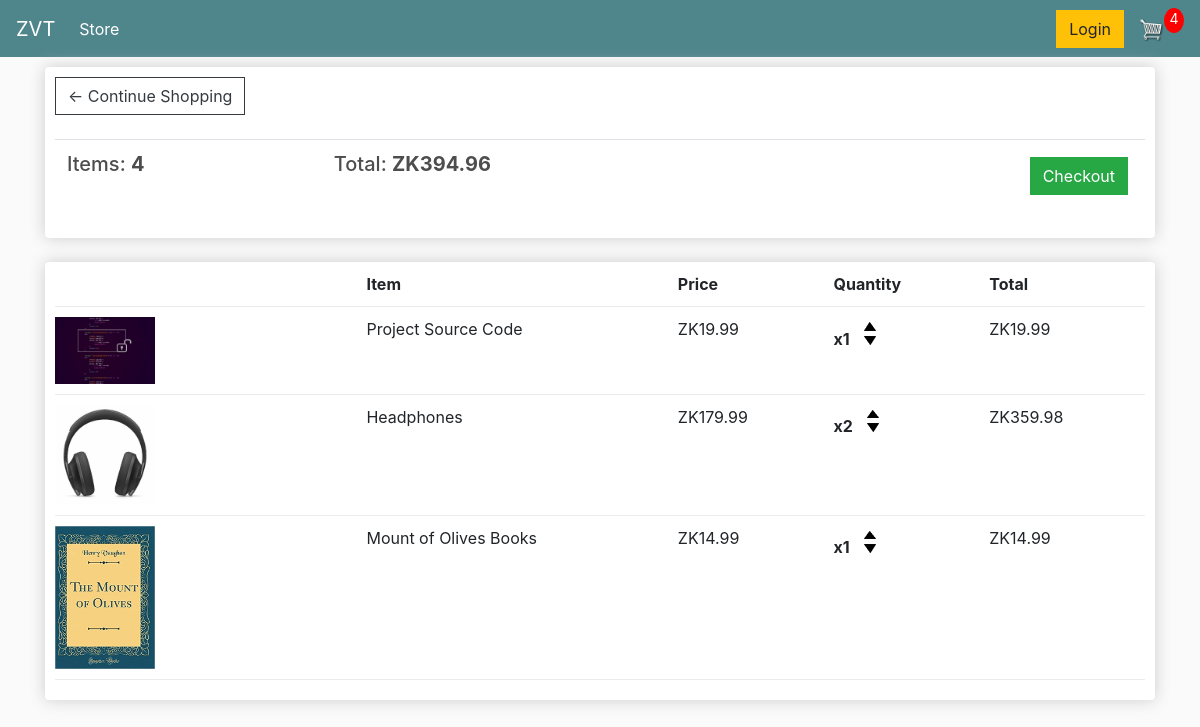
The app's page /cart/ (signed in) with its own data.
### store/models.py (models this page shows, shortened)
class Order(models.Model):
    customer = models.ForeignKey(Customer, on_delete=models.SET_NULL, null=True, blank=True)
    date_ordered = models.DateTimeField(auto_now_add=True)
    complete = models.BooleanField(default=False)
    transaction_id = models.CharField(max_length=100, null=True)
    @property
    def get_cart_total(self):
        orderitems = self.orderitem_set.all()
        total = sum([item.get_total for item in orderitems])
        return total
    @property
    def get_cart_items(self):
        orderitems = self.orderitem_set.all()
        total = sum([item.quantity for item in orderitems])
        return total

class OrderItem(models.Model):
    product = models.ForeignKey(Product, on_delete=models.SET_NULL, null=True)
    order = models.ForeignKey(Order, on_delete=models.SET_NULL, null=True)
    quantity = models.IntegerField(default=0, null=True, blank=True)
    date_added = models.DateTimeField(auto_now_add=True)
    @property
    def get_total(self):
        total = self.product.price * self.quantity
        return total

class Product(models.Model):
    name = models.CharField(max_length=200)
    price = models.FloatField()
    digital = models.BooleanField(default=False, null=True, blank=True)
    image = models.ImageField(null=True, blank=True)
    @property
    def imageURL(self):
        try:
            url = self.image.url
        except :
            url = ''
        return url

### store/views.py (the view)
# urls.py: path('cart/', views.cart, name="cart"),
def cart(request):
    if request.user.is_authenticated:
        customer = request.user.customer
        order, created = Order.objects.get_or_create(customer=customer, complete=False)
        items = order.orderitem_set.all()
        cartItems = order.get_cart_items
    else:
        items = []
        order = {'get_cart_total':0, 'get_cart_items':0, 'delivery': False}
        cartItems = order['get_cart_items']
    context = {'items':items, 'order': order, 'cartItems':cartItems}
    return render(request, 'store/cart.html', context)

### store/templates/store/cart.html
{% extends 'Store/main.html' %}
{% load static %}
{% block content %}
    <div class="row">
        <div class="col-lg-12">
            <div class="box-element">
                <a class="btn btn-outline-dark" href="{% url 'store' %}">&#x2190; Continue Shopping</a>
                <br>
                <br>
                <table class="table">
                    <tr>
                        <th>
                            <h5>Items: <strong>{{order.get_cart_items}}</strong></h5>
                        </th>
                        <th>
                            <h5>Total: <strong>ZK{{order.get_cart_total|floatformat:2}}</strong></h5>
                        </th>
                        <th>
                            <a style="float: right;margin: 5px;" class="btn btn-success" href="{% url 'checkout' %}">Checkout</a>
                        </th>
                    </tr>
                </table>
            </div>
            <br>
            <div class="box-element">
                <div class="cart-row">
                    <div style="flex: 2"></div>
                    <div style="flex: 2"><strong>Item</strong></div>
                    <div style="flex: 1"><strong>Price</strong></div>
                    <div style="flex: 1"><strong>Quantity</strong></div>
                    <div style="flex: 1"><strong>Total</strong></div>
                </div>
                {% for item in items %}
                <div class="cart-row">
                    <div style="flex: 2"> <img src="{{item.product.imageURL}}" class="row-image"> </div>
                    <div style="flex: 2"><p>{{item.product.name}}</p></div>
                    <div style="flex: 1"><p>ZK{{item.product.price|floatformat:2}}</p></div>
                    <div style="flex: 1">
                        <p class="quantity">x{{item.quantity}}</p>
                        <div class="quantity">
                            <img data-product="{{item.product.id}}" data-action="add" class="chg-quantity update-cart" src="{% static 'images/arrow-up.png' %}" class="chg-quantity">
                            <img data-product="{{item.product.id}}" data-action="remove" class="chg-quantity update-cart"
                                src="{% static 'images/arrow-down.png' %}" class="chg-quantity">
                        </div>
                    </div>
                    <div style="flex: 1"><p>ZK{{item.get_total}}</p></div>
                </div>
                {% endfor %}
            </div>
        </div>
    </div>
{% endblock content %}

### static/css/main.css (style rules this page uses)
body { background-color: hsl(0, 0%, 98%); }
h1, h2, h3, h4, h5, h6 { color: hsl(0, 0%, 30%); }
.box-element { box-shadow: hsl(0, 0%, 80%) 0 0 16px; background-color: #fff; border-radius: 4px; padding: 10px; }
.col-lg-4, .col-lg-6, .col-lg-8, .col-lg-12 { margin-top: 10px; }
.btn { border-radius: 0; }
.row-image { width: 100px; }
.cart-row { display: flex; align-items: flex-stretch; padding-bottom: 10px; margin-bottom: 10px; border-bottom: 1px solid #ececec; }
.quantity { display: inline-block; font-weight: 700; padding-right: 10px; }
.chg-quantity { width: 12px; cursor: pointer; display: block; margin-top: 5px; transition: .1s; }

### records on screen
Order: get_cart_items "4", get_cart_total "394.96"
OrderItem: product.imageURL (picture), product.name "Project Source Code", product.price "19.99", quantity "1", get_total "19.99"
OrderItem: product.imageURL (picture), product.name "Headphones", product.price "179.99", quantity "2", get_total "359.98"
OrderItem: product.imageURL (picture), product.name "Mount of Olives Books", product.price "14.99", quantity "1", get_total "14.99"

### other values on screen
{{ cartItems }} "4"
